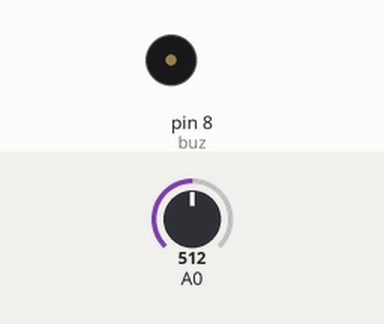
The sketch below on a simulated Arduino Uno, built with avr-gcc and run on an emulated ATmega328P. Parts: buzzer (waves = sounding). The test bench sets the inputs (shaded band); at power-on: A0 = 512. The local clock reads 2024-03-15 10:24:30 at power-on unless the sketch sets it; storage starts empty.

Above: at 2.9 s.
At 5.6 s:
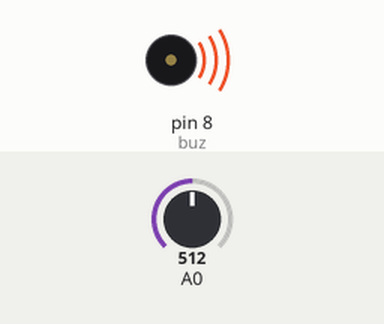
Timing chart, 0 to 7.2 s (numbered marks = the images above):
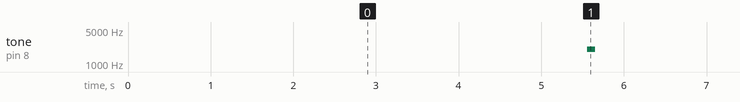

The sketch:

sketch_aug13a.ino
```cpp
#include <Arduino.h>
#include <SPI.h>
#include <SD.h>
#include <Wire.h>
#include "RTClib.h"
#include "JeeLib.h"
#include "Narcoleptic.h"

RTC_DS1307 rtc;
const int chipSelect = 10;                                  //10 is default by shield, but normally on Pin 4
String timestring;
float pressure_mca;
float sensorVal;
int buz = 8;


////////////////////////////////////////////////////////////////////////////////////////////////////////////////////////

void setup() {
  pinMode(A0, INPUT);
  pinMode(buz, OUTPUT);

  //Serial.begin(115200);
 // delay(3000);


  int start = 0;
  while (start < 3) {
    digitalWrite(buz, HIGH);
    delay(60);
    digitalWrite(buz, LOW);
    delay(60);
    start++;
  }


  // Inicializacao do Sistema com aviso sonoro de falha //
  //Serial.println("Inicializando cartao SD...");
  if (!SD.begin(chipSelect)) {
    //Serial.println("Erro no cartao SD");
    tone(buz, 1050);
    delay(1000);
    noTone(buz);
    return;
  }
  //Serial.println("Cartao inicializado");
  if (! rtc.begin()) {
    //Serial.println("RTC nao encontrado");
    tone(buz, 1050);
    delay(1000);
    noTone(buz);

  } else {
    //Serial.println("Relogio RTC ajustado");
  }
  if (! rtc.isrunning()) {
    //Serial.println("RTC nao esta configurado");
    tone(buz, 3050);
    delay(1000);
    noTone(buz);
  }
}

///////////////////////////////////////////////////////////////////////////////////////////////////////////////////////
void loop() {

  Sleepy::loseSomeTime(160);

  sensorVal = analogRead(A0);

  get_time();                                                           //Get time from RTC
  write_data();                                                         //Write value and Time to SD


  float voltage = (sensorVal * 5.0) / 1024.0;
  float pressure_pascal = (3.0 * ((float)voltage - 0.475)) * 1000000.0;                 //calibrate here
  float pressure_bar = pressure_pascal / 10e5;
  pressure_mca = pressure_bar * 10;

  //Serial.println();
/*
  for (byte i = 0; i < 180; ++i) {
    Sleepy::loseSomeTime(5000);
  }
  */

  Sleepy::loseSomeTime(5000);

  tone(buz, 2000);
  delay(100);
  noTone(buz);
}

//////////////////////////////////////////////////////////////////////////////////////////////////////////////////////


void get_time() { //Read Time from RTC
  DateTime now = rtc.now();
  timestring = now.day();
  timestring += "/";
  timestring += now.month();
  timestring += "/";
  timestring += now.year();
  timestring += ",";

  timestring += now.hour();
  timestring += ":";
  timestring += now.minute();
  timestring += ":";
  timestring += now.second();
  Serial.println();

}

void write_data() {                                                      //Escrever no SD card

  String dataString = timestring + "," + pressure_mca;
  File dataFile = SD.open("TEST13.txt", FILE_WRITE);                    // nome do arquivo (até 8 caracteres)
  if (dataFile) {
    dataFile.println(dataString);
    dataFile.close();
    //Serial.println(dataString);

  }
  else {
    //Serial.println("Erro ao escrever arquivo .txt");
    tone(buz, 3050);
    delay(1000);
    noTone(buz);
  }
}
```

Measured:
- by itself, tone on pin 8 (buz): alternates 2000 Hz for 0.10 s and silent for 5.2 s
